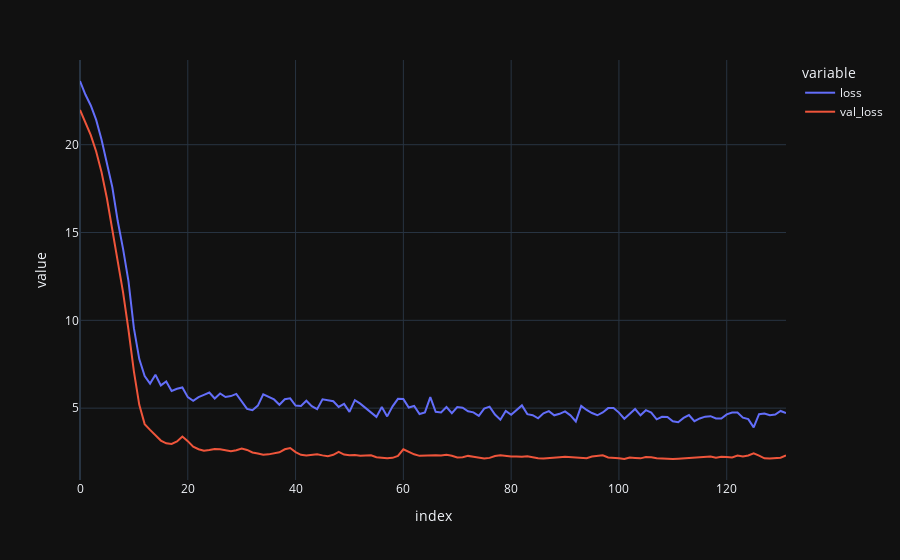

Notebook source saved alongside this figure:
### Code cell
plot_loss(history)

### Figure 1 — Plotly figure (JSON) as saved in the notebook; plotly's stock layout.template omitted (floating-point values rounded to 4 significant figures; data arrays with more than 128 entries replaced by an {"elided": "..."} marker saying what was removed)
{"data": [{"hovertemplate": "variable=loss<br>index=%{x}<br>value=%{y}<extra></extra>", "legendgroup": "loss", "line": {"color": "#636efa", "dash": "solid"}, "marker": {"symbol": "circle"}, "mode": "lines", "name": "loss", "orientation": "v", "showlegend": true, "x": {"elided": "132 int values"}, "xaxis": "x", "y": {"elided": "132 float values"}, "yaxis": "y", "type": "scatter"}, {"hovertemplate": "variable=val_loss<br>index=%{x}<br>value=%{y}<extra></extra>", "legendgroup": "val_loss", "line": {"color": "#EF553B", "dash": "solid"}, "marker": {"symbol": "circle"}, "mode": "lines", "name": "val_loss", "orientation": "v", "showlegend": true, "x": {"elided": "132 int values"}, "xaxis": "x", "y": {"elided": "132 float values"}, "yaxis": "y", "type": "scatter"}], "layout": {"xaxis": {"anchor": "y", "domain": [0.0, 1.0], "title": {"text": "index"}}, "yaxis": {"anchor": "x", "domain": [0.0, 1.0], "title": {"text": "value"}}, "legend": {"title": {"text": "variable"}, "tracegroupgap": 0}, "margin": {"t": 60}}}
